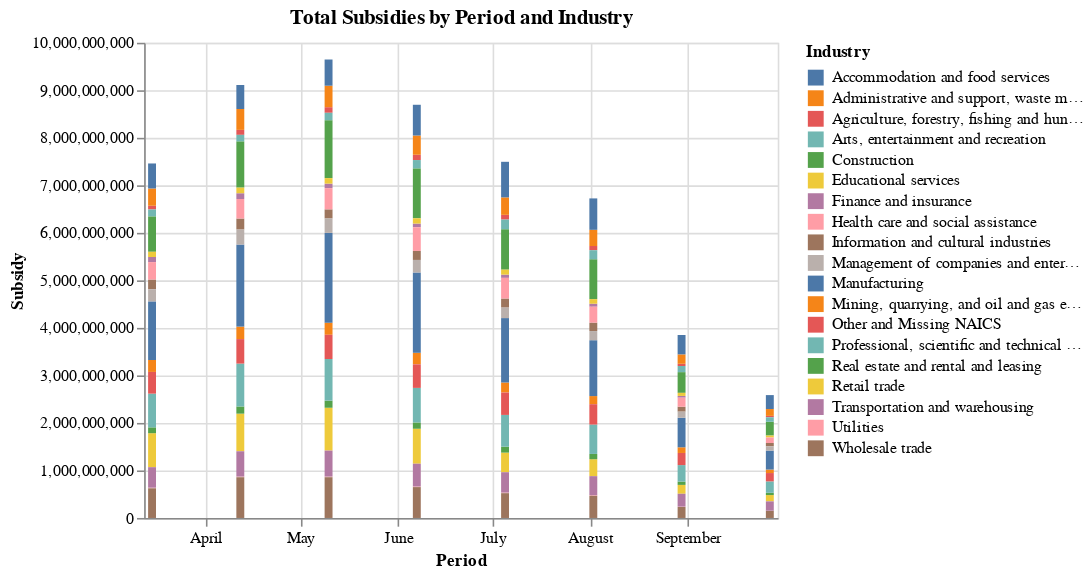

Notebook code for this chart:
### Markdown cell above
We see that the most subsidized industry under the CEWS program is manufacturing with \\$10,000,000,000 in subsidies in this 8 month period. 47 million employees were supported in this industry over the course of the 8 months. Note however, that many of these emplyees will have been counted multiple times.

Followed by construction with \\$6.4 billion, and "Accomidation and Food Services" with \\$4.3 billion.

### Code cell
# This will only be useful if subset to a couple industries

temp2 = cews.query("GeoAggregation == 'Canada'and IndustryAggregation == 'Level 1'")

alt.Chart(temp2, title = "Total Subsidies by Period and Industry").mark_bar().encode(
    x = "Period",
    y = "Subsidy",
    color = "Industry"
)

### Figure 1 — Vega-Lite specification as saved in the notebook (floating-point values rounded to 4 significant figures; data arrays with more than 128 entries replaced by an {"elided": "..."} marker saying what was removed)
{"config": {"view": {"continuousWidth": 400, "continuousHeight": 300}}, "data": {"name": "data-71a9a2fbebb568cd8d7ec5e8678ee3f4"}, "mark": "bar", "encoding": {"color": {"type": "nominal", "field": "Industry"}, "x": {"type": "temporal", "field": "Period"}, "y": {"type": "quantitative", "field": "Subsidy"}}, "title": "Total Subsidies by Period and Industry", "$schema": "https://vega.github.io/schema/vega-lite/v4.8.1.json", "datasets": {"data-71a9a2fbebb568cd8d7ec5e8678ee3f4": {"elided": "152 records"}}}
